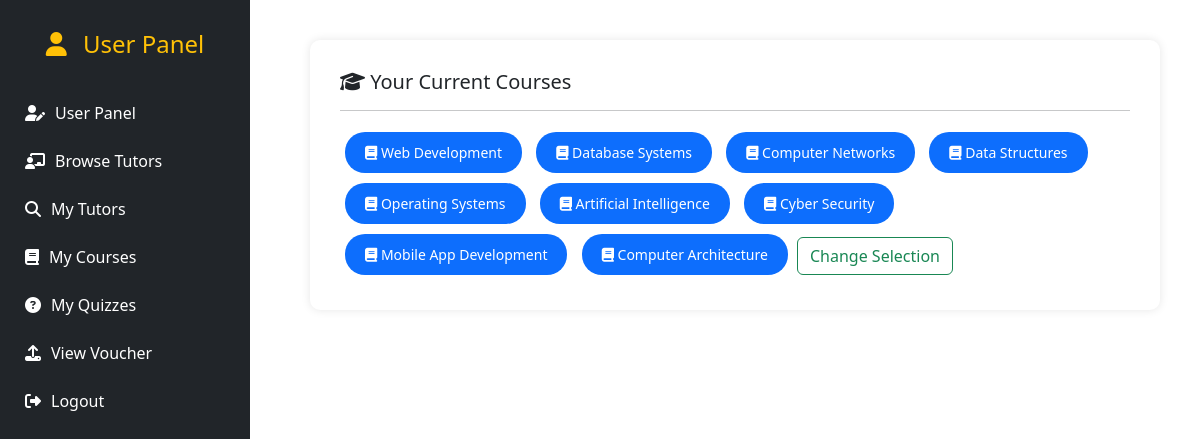
The page /User/my_courses.php (signed in) on the database its author committed.
### tables this page shows
CREATE TABLE `courses` (
  `id` int(11) NOT NULL,
  `course_name` varchar(100) NOT NULL
);

### User/my_courses.php (the view, shortened to what this page needs)
<?php
include '../db_connection.php';
$user_id = $_SESSION['user_id'];
$all_courses = $conn->query("SELECT * FROM courses")->fetch_all(MYSQLI_ASSOC);
$stmt = $conn->prepare("SELECT course_id FROM user_courses WHERE user_id = ?");
$stmt->bind_param("i", $user_id);
$stmt->execute();
$result = $stmt->get_result();
$user_course_ids = [];
while ($row = $result->fetch_assoc()) {
    $user_course_ids[] = $row['course_id'];
}
?>
<!DOCTYPE html>
<html lang="en">
<head>
    <link href="https://cdn.jsdelivr.net/npm/bootstrap@5.3.0/dist/css/bootstrap.min.css" rel="stylesheet">
    <link rel="stylesheet" href="https://cdnjs.cloudflare.com/ajax/libs/font-awesome/6.5.0/css/all.min.css">
</head>
<body>
            <?php include 'sidebar_user.php'; ?>
<div class="main-content">
    <div class="courses-card">
        <h5 class="card-title"><i class="fas fa-graduation-cap"></i> Your Current Courses</h5>
        <hr>
        <div class="selected-courses mt-3">
            <?php foreach ($all_courses as $course): ?>
                <?php if (in_array($course['id'], $user_course_ids)): ?>
                    <div class="course-badge">
                        <i class="fas fa-book"></i> <?= htmlspecialchars($course['course_name']); ?>
                    </div>
                <?php endif; ?>
            <?php endforeach; ?>
        <a href="welcome.php" class="btn btn-outline-success">Change Selection</a></div>
    </div>
</div>

### User/my_courses.php (style rules this page uses)
body { background-color: #f2f4f8; font-family: 'Segoe UI', sans-serif; }
.main-content { margin-left: 270px; padding: 40px; }
.courses-card { background: white; border-radius: 10px; padding: 30px; box-shadow: 0 0 10px rgba(0,0,0,0.1); }
.course-badge { background-color: #0d6efd; color: white; padding: 10px 20px; border-radius: 20px; margin: 5px; display: inline-block; font-size: 14px; }

### rows shown on the page
courses: course_name "Web Development"
courses: course_name "Database Systems"
courses: course_name "Computer Networks"
courses: course_name "Data Structures"
courses: course_name "Operating Systems"
courses: course_name "Artificial Intelligence"
courses: course_name "Cyber Security"
courses: course_name "Mobile App Development"
courses: course_name "Computer Architecture"
